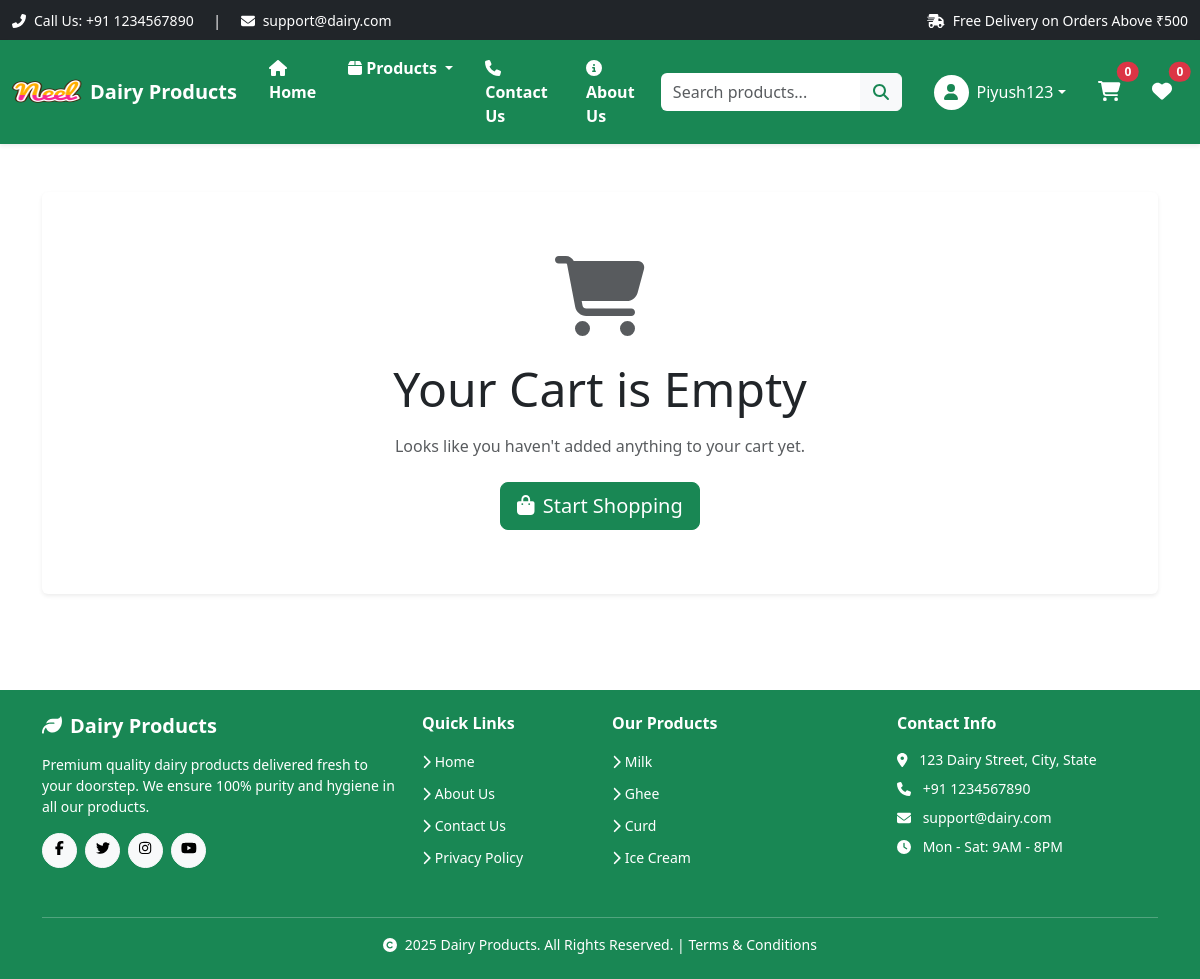
/cart/ (signed in), run on an earlier commit of the app's database.
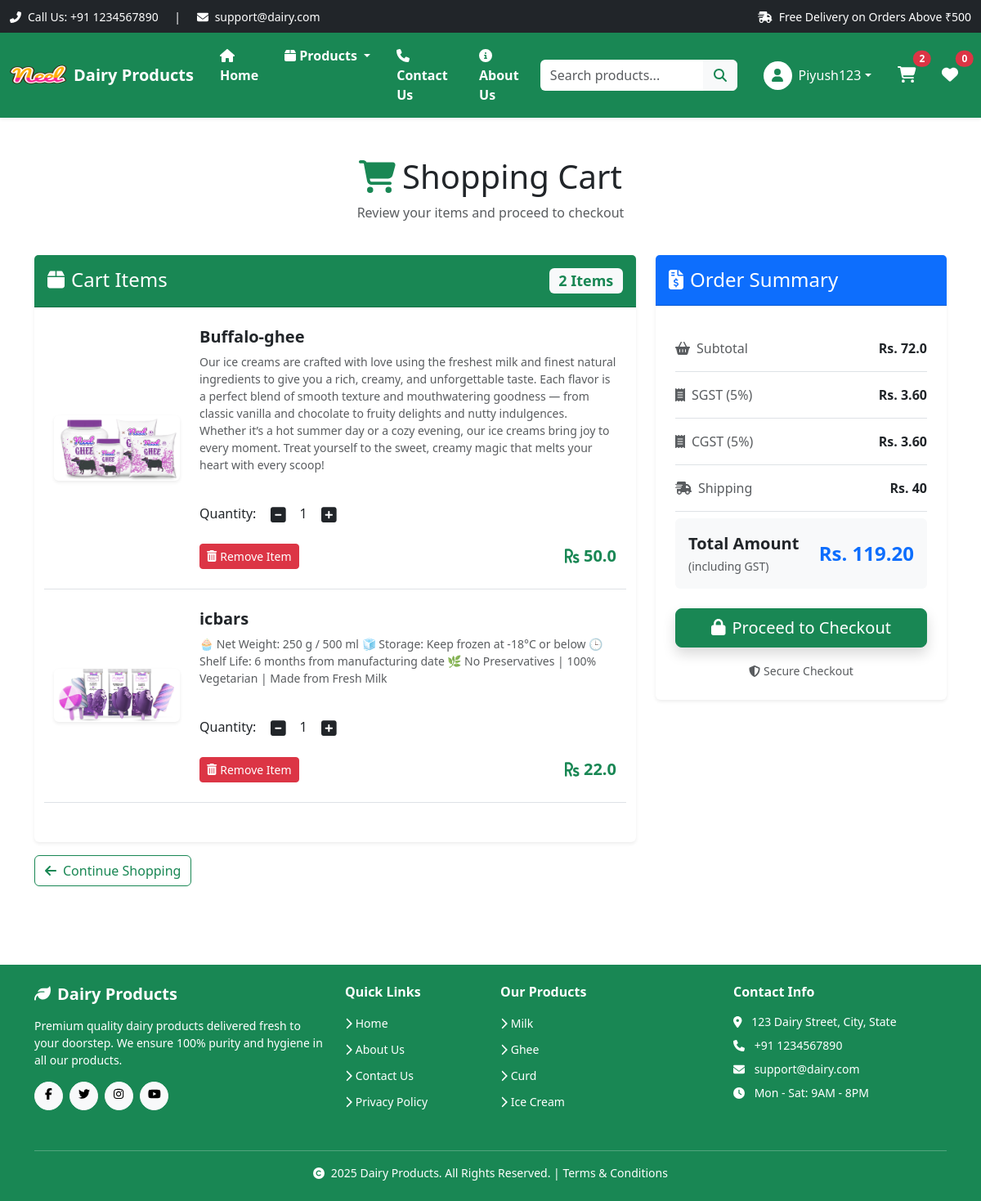
And on a later commit of the database.
### app/models.py (models this page shows, shortened)
class cart(models.Model):
    user = models.ForeignKey(User, on_delete=models.CASCADE)
    product = models.ForeignKey(Product, on_delete=models.CASCADE)
    quantity = models.PositiveIntegerField(default=1)
    @property
    def total_cost(self):
        return self.quantity * self.product.discounted_price

class Product(models.Model):
    title = models.CharField(max_length=100)
    selling_price = models.FloatField()
    discounted_price = models.FloatField()
    description = models.TextField()
    composition = models.TextField(default='')
    prodapp = models.TextField(default='')
    category = models.CharField(choices=CATEGORY_CHOICES, max_length=2)
    product_image = models.ImageField(upload_to='product')

### app/views.py (the view)
# urls.py: path('cart/', views.show_cart, name='show-cart'),
def show_cart(request):
    user = request.user
    cart_items = cart.objects.filter(user=user)
    amount = 0
    for p in cart_items:
        amount = amount + p.total_cost
    sgst = amount * 0.05  # 5% SGST
    cgst = amount * 0.05  # 5% CGST
    total_gst = sgst + cgst
    if amount >= 500:
        shipping_amount = 0
    else:
        shipping_amount = 40
    totalamount = amount + total_gst + shipping_amount
    return render(request, 'app/addtocart.html', locals())

### app/templates/app/addtocart.html (shortened to what the changed rows need)
{% extends 'app/layout.html' %}
{% load static %}
{% block content %}
<div class="container my-5">
    {% if cart_items %}
        <div class="row mb-4">
            <div class="col-12">
                <h1 class="text-center mb-2">
                    <i class="fas fa-shopping-cart text-success me-2"></i>Shopping Cart
                </h1>
                <p class="text-center text-muted">Review your items and proceed to checkout</p>
            </div>
        </div>
        <div id="cart-content-row" class="row g-4">
            <div class="col-lg-8">
                <div class="card shadow-sm border-0">
                    <div class="card-header bg-success text-white py-3">
                        <h4 class="mb-0">
                            <i class="fas fa-box me-2"></i>Cart Items
                            <span id="cart-items-badge" class="badge bg-light text-success float-end">{{cart_items|length}} Item{% if cart_items|length > 1 %}s{% endif %}</span>
                        </h4>
                    </div>
                    <div id="cart-items-container" class="card-body p-4">
                        {% for item in cart_items %}
                        <div class="row align-items-center border-bottom pb-4 mb-4">
                            <div class="col-md-3 col-sm-4 text-center mb-3 mb-sm-0">
                                <img src="{{item.product.product_image.url}}"
                                     alt="{{item.product.title}}"
                                     class="img-fluid rounded shadow-sm"
                                     style="max-height: 150px; object-fit: cover;">
                            </div>
                            <div class="col-md-9 col-sm-8">
                                <div class="d-flex flex-column h-100">
                                    <h5 class="fw-bold text-dark mb-2">{{item.product.title}}</h5>
                                    <p class="text-muted small mb-3">{{item.product.description}}</p>
                                   <div class="my-3">
                                    <label for="quantity">Quantity:</label>
                                    <a class="minus-cart btn" pid={{item.id}}><i class="fas fa-minus-square fa-lg"></i></a>
                                    <span id="quantity">{{item.quantity}}</span>
                                    <a class="plus-cart btn" pid={{item.id}}><i class="fas fa-plus-square fa-lg"></i></a>
                                   </div>
                                    <div class="d-flex justify-content-between align-items-center mt-auto">
                                        <a href="#" class="remove-cart btn btn-sm btn-danger" pid={{item.id}}>
                                            <i class="fas fa-trash-alt me-1"></i>Remove Item
                                        </a>
                                        <h5 class="mb-0 text-success fw-bold">
                                            <i class="fas fa-rupee-sign"></i> {{item.product.discounted_price}}
                                        </h5>
                                    </div>
                                </div>
                            </div>
                        </div>
                        {% endfor %}
                    </div>
                </div>
                <div class="mt-3">
                    <a href="{% url 'home' %}" class="btn btn-outline-success">
                        <i class="fas fa-arrow-left me-2"></i>Continue Shopping
                    </a>
                </div>
            </div>
            <div class="col-lg-4">
                <div id="order-summary" class="card shadow-sm border-0 sticky-top" style="top: 80px;">
                    <div class="card-header bg-primary text-white py-3">
                        <h4 class="mb-0">
                            <i class="fas fa-file-invoice-dollar me-2"></i>Order Summary
                        </h4>
                    </div>
                    <div class="card-body p-4">
                        <ul class="list-group list-group-flush">
                            <li class="list-group-item d-flex justify-content-between align-items-center bg-transparent px-0 py-3">
                                <span class="text-muted">
                                    <i class="fas fa-shopping-basket me-2"></i>Subtotal
                                </span>
                                <span class="fw-bold" id="amount">Rs. {{amount}}</span>
                            </li>
                            <li class="list-group-item d-flex justify-content-between align-items-center bg-transparent px-0 py-3">
                                <span class="text-muted">
                                    <i class="fas fa-receipt me-2"></i>SGST (5%)
                                </span>
                                <span id="sgst" class="fw-semibold text-dark">Rs. {{ sgst|floatformat:2 }}</span>
                            </li>
                            <li class="list-group-item d-flex justify-content-between align-items-center bg-transparent px-0 py-3">
                                <span class="text-muted">
                                    <i class="fas fa-receipt me-2"></i>CGST (5%)
                                </span>
                                <span id="cgst" class="fw-semibold text-dark">Rs. {{ cgst|floatformat:2 }}</span>
                            </li>
                            <li class="list-group-item d-flex justify-content-between align-items-center bg-transparent px-0 py-3">
                                <span class="text-muted">
                                    <i class="fas fa-shipping-fast me-2"></i>Shipping
                                </span>
                                <span id="shipping" class="fw-semibold">
                                    {% if shipping_amount > 0 %}
                                        <span class="text-dark">Rs. {{ shipping_amount|floatformat:0 }}</span>
                                    {% else %}
                                        <span class="text-success">FREE</span>
                                    {% endif %}
                                </span>
                            </li>
                            <li class="list-group-item d-flex justify-content-between align-items-center bg-light px-3 py-3 rounded mt-2">
                                <div>
                                    <strong class="fs-5">Total Amount</strong>
                                    <br>
                                    <small class="text-muted">(including GST)</small>
                                </div>
                                <span id="totalamount" class="fs-4 fw-bold text-primary">Rs. {{totalamount|floatformat:2}}</span>
                            </li>
                        </ul>
                        <div class="d-grid gap-2 mt-4">
                            <a href="{% url 'checkout' %}?from=cart" class="btn btn-success btn-lg shadow">
                                <i class="fas fa-lock me-2"></i>Proceed to Checkout
                            </a>
                        </div>
                        <div class="text-center mt-3">
                            <small class="text-muted">
                                <i class="fas fa-shield-alt me-1"></i>Secure Checkout
                            </small>
                        </div>
                    </div>
                </div>
            </div>
        </div>
    {% else %}
        <div id="empty-cart-message" class="row">
            <div class="col-12">
                <div class="card shadow-sm border-0 text-center py-5">
                    <div class="card-body">
                        <i class="fas fa-shopping-cart fa-5x text-muted mb-4"></i>
                        <h1 class="display-5 mb-3">Your Cart is Empty</h1>
                        <p class="text-muted mb-4">Looks like you haven't added anything to your cart yet.</p>
                        <a href="{% url 'home' %}" class="btn btn-success btn-lg">
                            <i class="fas fa-shopping-bag me-2"></i>Start Shopping
                        </a>
                    </div>
                </div>
            </div>
        </div>
    {% endif %}
</div>
{% endblock %}

### app/templates/app/layout.html (shortened to what the changed rows need)
{% load static %} {% load django_browser_reload %}
<!DOCTYPE html>
<html lang="en">
  <head>
    <link
      href="https://cdn.jsdelivr.net/npm/bootstrap@5.3.8/dist/css/bootstrap.min.css"
      rel="stylesheet"
    />
    <link
      href="https://cdnjs.cloudflare.com/ajax/libs/font-awesome/6.4.0/css/all.min.css"
      rel="stylesheet"
    />
    <link rel="stylesheet" href="{% static 'app/css/owl.carousel.min.css' %}" />
    <link rel="stylesheet" href="{% static 'app/css/all.min.css' %}" />
    <link rel="stylesheet" href="{% static 'app/css/password-field.css' %}" />
    <link rel="stylesheet" href="{% static 'app/css/style.css' %}" />
  </head>
  <body class="d-flex flex-column min-vh-100">
    <nav class="navbar navbar-expand-lg navbar-dark bg-success shadow-sm sticky-top">
      <div class="container-fluid">
        <div class="collapse navbar-collapse" id="navbarSupportedContent">
          <ul class="navbar-nav mb-2 mb-lg-0 align-items-lg-center">
  {% if request.user.is_authenticated %}
    <li class="nav-item dropdown mx-2">
      <a
        class="nav-link dropdown-toggle text-white d-flex align-items-center"
        href="#"
        id="profileDropdown"
        role="button"
        data-bs-toggle="dropdown"
        aria-expanded="false"
      >
        <div class="bg-white text-success rounded-circle d-flex align-items-center justify-content-center me-2"
             style="width: 35px; height: 35px;">
          <i class="fas fa-user"></i>
        </div>
        <span class="d-none d-lg-inline">{{request.user.username|title}}</span>
      </a>
    </li>
    <li class="nav-item mx-2">
      <a href="{% url 'show-cart' %}" class="nav-link text-white position-relative">
        <i class="fas fa-shopping-cart fs-5"></i>
        {% if request.user.is_authenticated %}
          <span id="cart-badge" class="position-absolute top-0 start-100 translate-middle badge rounded-pill bg-danger">
            {{ request.user.cart_set.count|default:"0" }}
          </span>
        {% endif %}
      </a>
    </li>
    <li class="nav-item mx-2">
      <a href="{% url 'show-wishlist' %}" class="nav-link text-white position-relative">
        <i class="fas fa-heart fs-5"></i>
        {% if request.user.is_authenticated %}
          <span id="wishlist-badge" class="position-absolute top-0 start-100 translate-middle badge rounded-pill bg-danger">
            {{ request.user.whishlist_set.count|default:"0" }}
          </span>
        {% endif %}
      </a>
    </li>
  {% endif %}
</ul>
        </div>
      </div>
    </nav>
    <main class="flex-grow-1">
      {% block content %} {% endblock %}
    </main>
  </body>
</html>

What changed in the data, as far as the page shows it:
added cart: product.product_image (picture), product "Buffalo-ghee", product.description "Our ice creams are crafted with love using the freshest milk and finest natural ingredients to give you a rich, creamy, and unforgettable taste. Each flavor is a perfect blend of smooth texture and mouthwatering goodness — from classic vanilla and chocolate to fruity delights and nutty indulgences. Whether it’s a hot summer day or a cozy evening, our ice creams bring joy to every moment. Treat yourself to the sweet, creamy magic that melts your heart with every scoop!", quantity "1", product.discounted_price "50.0"
added cart: product.product_image (picture), product "icbars", product.description "🧁 Net Weight: 250 g / 500 ml 🧊 Storage: Keep frozen at -18°C or below 🕒 Shelf Life: 6 months from manufacturing date 🌿 No Preservatives | 100% Vegetarian | Made from Fresh Milk", quantity "1", product.discounted_price "22.0"
Also different on the page:
{{ request.user.cart_set.count|default:"0" }}: "0" → "2"
{{ cart_items|length }}: (not shown) → "2"
{{ amount }}: (not shown) → "72.0"
{{ sgst|floatformat:2 }}: (not shown) → "3.60"
{{ cgst|floatformat:2 }}: (not shown) → "3.60"
{{ shipping_amount|floatformat:0 }}: (not shown) → "40"
{{ totalamount|floatformat:2 }}: (not shown) → "119.20"
text no longer shown: "Your Cart is Empty Looks like you haven't added anything to your cart yet. Start Shopping"
text now shown: "Shopping Cart Review your items and proceed to checkout Cart Items Item s Continue Shopping Order Summary Subtotal Rs. SGST (5%) Rs. CGST (5%) Rs. Shipping Rs. Total Amount (including GST) Rs. Proceed to Checkout Secure Checkout"
